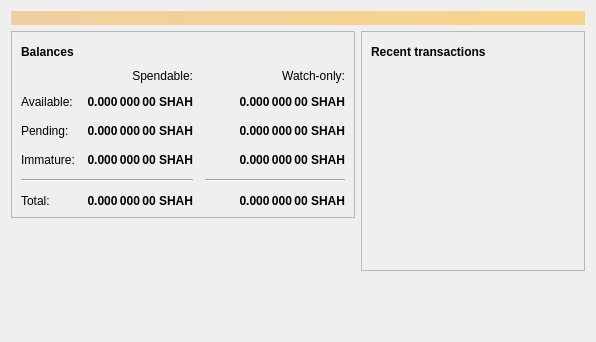
<?xml version="1.0" encoding="UTF-8"?>
<ui version="4.0">
 <class>OverviewPage</class>
 <widget class="QWidget" name="OverviewPage">
  <property name="geometry">
   <rect>
    <x>0</x>
    <y>0</y>
    <width>596</width>
    <height>342</height>
   </rect>
  </property>
  <property name="windowTitle">
   <string>Form</string>
  </property>
  <layout class="QVBoxLayout" name="topLayout">
   <item>
    <widget class="QLabel" name="labelAlerts">
     <property name="visible">
      <bool>false</bool>
     </property>
     <property name="styleSheet">
      <string notr="true">QLabel { background-color: qlineargradient(x1: 0, y1: 0, x2: 1, y2: 0, stop:0 #F0D0A0, stop:1 #F8D488); color:#000000; }</string>
     </property>
     <property name="wordWrap">
      <bool>true</bool>
     </property>
     <property name="margin">
      <number>3</number>
     </property>
     <property name="textInteractionFlags">
      <set>Qt::TextSelectableByMouse</set>
     </property>
    </widget>
   </item>
   <item>
    <layout class="QHBoxLayout" name="horizontalLayout" stretch="1,1">
     <item>
      <layout class="QVBoxLayout" name="verticalLayout_2">
       <item>
        <widget class="QFrame" name="frame">
         <property name="frameShape">
          <enum>QFrame::StyledPanel</enum>
         </property>
         <property name="frameShadow">
          <enum>QFrame::Raised</enum>
         </property>
         <layout class="QVBoxLayout" name="verticalLayout_4">
          <item>
           <layout class="QHBoxLayout" name="horizontalLayout_4">
            <item>
             <widget class="QLabel" name="label_5">
              <property name="font">
               <font>
                <weight>75</weight>
                <bold>true</bold>
               </font>
              </property>
              <property name="text">
               <string>Balances</string>
              </property>
             </widget>
            </item>
            <item>
             <widget class="QPushButton" name="labelWalletStatus">
              <property name="enabled">
               <bool>true</bool>
              </property>
              <property name="maximumSize">
               <size>
                <width>30</width>
                <height>16777215</height>
               </size>
              </property>
              <property name="toolTip">
               <string>The displayed information may be out of date. Your wallet automatically synchronizes with the Shahcoin network after a connection is established, but this process has not completed yet.</string>
              </property>
              <property name="text">
               <string/>
              </property>
              <property name="icon">
               <iconset resource="../bitcoin.qrc">
                <normaloff>:/icons/warning</normaloff>
                <disabledoff>:/icons/warning</disabledoff>:/icons/warning</iconset>
              </property>
              <property name="iconSize">
               <size>
                <width>24</width>
                <height>24</height>
               </size>
              </property>
              <property name="flat">
               <bool>true</bool>
              </property>
             </widget>
            </item>
            <item>
             <spacer name="horizontalSpacer_3">
              <property name="orientation">
               <enum>Qt::Horizontal</enum>
              </property>
              <property name="sizeHint" stdset="0">
               <size>
                <width>40</width>
                <height>20</height>
               </size>
              </property>
             </spacer>
            </item>
           </layout>
          </item>
          <item>
           <layout class="QGridLayout" name="gridLayout">
            <property name="spacing">
             <number>12</number>
            </property>
            <item row="2" column="2">
             <widget class="QLabel" name="labelWatchPending">
              <property name="font">
               <font>
                <weight>75</weight>
                <bold>true</bold>
               </font>
              </property>
              <property name="cursor">
               <cursorShape>IBeamCursor</cursorShape>
              </property>
              <property name="toolTip">
               <string>Unconfirmed transactions to watch-only addresses</string>
              </property>
              <property name="text">
               <string notr="true">0.000 000 00 SHAH</string>
              </property>
              <property name="alignment">
               <set>Qt::AlignRight|Qt::AlignTrailing|Qt::AlignVCenter</set>
              </property>
              <property name="textInteractionFlags">
               <set>Qt::LinksAccessibleByMouse|Qt::TextSelectableByKeyboard|Qt::TextSelectableByMouse</set>
              </property>
             </widget>
            </item>
            <item row="2" column="1">
             <widget class="QLabel" name="labelUnconfirmed">
              <property name="font">
               <font>
                <weight>75</weight>
                <bold>true</bold>
               </font>
              </property>
              <property name="cursor">
               <cursorShape>IBeamCursor</cursorShape>
              </property>
              <property name="toolTip">
               <string>Total of transactions that have yet to be confirmed, and do not yet count toward the spendable balance</string>
              </property>
              <property name="text">
               <string notr="true">0.000 000 00 SHAH</string>
              </property>
              <property name="alignment">
               <set>Qt::AlignRight|Qt::AlignTrailing|Qt::AlignVCenter</set>
              </property>
              <property name="textInteractionFlags">
               <set>Qt::LinksAccessibleByMouse|Qt::TextSelectableByKeyboard|Qt::TextSelectableByMouse</set>
              </property>
             </widget>
            </item>
            <item row="3" column="2">
             <widget class="QLabel" name="labelWatchImmature">
              <property name="font">
               <font>
                <weight>75</weight>
                <bold>true</bold>
               </font>
              </property>
              <property name="cursor">
               <cursorShape>IBeamCursor</cursorShape>
              </property>
              <property name="toolTip">
               <string>Mined balance in watch-only addresses that has not yet matured</string>
              </property>
              <property name="text">
               <string notr="true">0.000 000 00 SHAH</string>
              </property>
              <property name="alignment">
               <set>Qt::AlignRight|Qt::AlignTrailing|Qt::AlignVCenter</set>
              </property>
              <property name="textInteractionFlags">
               <set>Qt::LinksAccessibleByMouse|Qt::TextSelectableByKeyboard|Qt::TextSelectableByMouse</set>
              </property>
             </widget>
            </item>
            <item row="4" column="0" colspan="2">
             <widget class="Line" name="line">
              <property name="orientation">
               <enum>Qt::Horizontal</enum>
              </property>
             </widget>
            </item>
            <item row="4" column="2">
             <widget class="Line" name="lineWatchBalance">
              <property name="sizePolicy">
               <sizepolicy hsizetype="Preferred" vsizetype="Fixed">
                <horstretch>0</horstretch>
                <verstretch>0</verstretch>
               </sizepolicy>
              </property>
              <property name="minimumSize">
               <size>
                <width>140</width>
                <height>0</height>
               </size>
              </property>
              <property name="orientation">
               <enum>Qt::Horizontal</enum>
              </property>
             </widget>
            </item>
            <item row="5" column="0">
             <widget class="QLabel" name="labelTotalText">
              <property name="text">
               <string>Total:</string>
              </property>
             </widget>
            </item>
            <item row="3" column="1">
             <widget class="QLabel" name="labelImmature">
              <property name="font">
               <font>
                <weight>75</weight>
                <bold>true</bold>
               </font>
              </property>
              <property name="cursor">
               <cursorShape>IBeamCursor</cursorShape>
              </property>
              <property name="toolTip">
               <string>Mined balance that has not yet matured</string>
              </property>
              <property name="text">
               <string notr="true">0.000 000 00 SHAH</string>
              </property>
              <property name="alignment">
               <set>Qt::AlignRight|Qt::AlignTrailing|Qt::AlignVCenter</set>
              </property>
              <property name="textInteractionFlags">
               <set>Qt::LinksAccessibleByMouse|Qt::TextSelectableByKeyboard|Qt::TextSelectableByMouse</set>
              </property>
             </widget>
            </item>
            <item row="2" column="3">
             <spacer name="horizontalSpacer_2">
              <property name="orientation">
               <enum>Qt::Horizontal</enum>
              </property>
              <property name="sizeHint" stdset="0">
               <size>
                <width>40</width>
                <height>20</height>
               </size>
              </property>
             </spacer>
            </item>
            <item row="3" column="0">
             <widget class="QLabel" name="labelImmatureText">
              <property name="text">
               <string>Immature:</string>
              </property>
             </widget>
            </item>
            <item row="5" column="1">
             <widget class="QLabel" name="labelTotal">
              <property name="font">
               <font>
                <weight>75</weight>
                <bold>true</bold>
               </font>
              </property>
              <property name="cursor">
               <cursorShape>IBeamCursor</cursorShape>
              </property>
              <property name="toolTip">
               <string>Your current total balance</string>
              </property>
              <property name="text">
               <string notr="true">0.000 000 00 SHAH</string>
              </property>
              <property name="alignment">
               <set>Qt::AlignRight|Qt::AlignTrailing|Qt::AlignVCenter</set>
              </property>
              <property name="textInteractionFlags">
               <set>Qt::LinksAccessibleByMouse|Qt::TextSelectableByKeyboard|Qt::TextSelectableByMouse</set>
              </property>
             </widget>
            </item>
            <item row="5" column="2">
             <widget class="QLabel" name="labelWatchTotal">
              <property name="font">
               <font>
                <weight>75</weight>
                <bold>true</bold>
               </font>
              </property>
              <property name="cursor">
               <cursorShape>IBeamCursor</cursorShape>
              </property>
              <property name="toolTip">
               <string>Current total balance in watch-only addresses</string>
              </property>
              <property name="text">
               <string notr="true">0.000 000 00 SHAH</string>
              </property>
              <property name="alignment">
               <set>Qt::AlignRight|Qt::AlignTrailing|Qt::AlignVCenter</set>
              </property>
              <property name="textInteractionFlags">
               <set>Qt::LinksAccessibleByMouse|Qt::TextSelectableByKeyboard|Qt::TextSelectableByMouse</set>
              </property>
             </widget>
            </item>
            <item row="0" column="2">
             <widget class="QLabel" name="labelWatchonly">
              <property name="text">
               <string>Watch-only:</string>
              </property>
              <property name="alignment">
               <set>Qt::AlignRight|Qt::AlignTrailing|Qt::AlignVCenter</set>
              </property>
             </widget>
            </item>
            <item row="1" column="0">
             <widget class="QLabel" name="labelBalanceText">
              <property name="text">
               <string>Available:</string>
              </property>
             </widget>
            </item>
            <item row="1" column="1">
             <widget class="QLabel" name="labelBalance">
              <property name="font">
               <font>
                <weight>75</weight>
                <bold>true</bold>
               </font>
              </property>
              <property name="cursor">
               <cursorShape>IBeamCursor</cursorShape>
              </property>
              <property name="toolTip">
               <string>Your current spendable balance</string>
              </property>
              <property name="text">
               <string notr="true">0.000 000 00 SHAH</string>
              </property>
              <property name="alignment">
               <set>Qt::AlignRight|Qt::AlignTrailing|Qt::AlignVCenter</set>
              </property>
              <property name="textInteractionFlags">
               <set>Qt::LinksAccessibleByMouse|Qt::TextSelectableByKeyboard|Qt::TextSelectableByMouse</set>
              </property>
             </widget>
            </item>
            <item row="1" column="2">
             <widget class="QLabel" name="labelWatchAvailable">
              <property name="font">
               <font>
                <weight>75</weight>
                <bold>true</bold>
               </font>
              </property>
              <property name="cursor">
               <cursorShape>IBeamCursor</cursorShape>
              </property>
              <property name="toolTip">
               <string>Your current balance in watch-only addresses</string>
              </property>
              <property name="text">
               <string notr="true">0.000 000 00 SHAH</string>
              </property>
              <property name="alignment">
               <set>Qt::AlignRight|Qt::AlignTrailing|Qt::AlignVCenter</set>
              </property>
              <property name="textInteractionFlags">
               <set>Qt::LinksAccessibleByMouse|Qt::TextSelectableByKeyboard|Qt::TextSelectableByMouse</set>
              </property>
             </widget>
            </item>
            <item row="2" column="0">
             <widget class="QLabel" name="labelPendingText">
              <property name="text">
               <string>Pending:</string>
              </property>
             </widget>
            </item>
            <item row="0" column="1">
             <widget class="QLabel" name="labelSpendable">
              <property name="text">
               <string>Spendable:</string>
              </property>
              <property name="alignment">
               <set>Qt::AlignRight|Qt::AlignTrailing|Qt::AlignVCenter</set>
              </property>
             </widget>
            </item>
           </layout>
          </item>
         </layout>
        </widget>
       </item>
       <item>
        <spacer name="verticalSpacer">
         <property name="orientation">
          <enum>Qt::Vertical</enum>
         </property>
         <property name="sizeHint" stdset="0">
          <size>
           <width>20</width>
           <height>40</height>
          </size>
         </property>
        </spacer>
       </item>
      </layout>
     </item>
     <item>
      <layout class="QVBoxLayout" name="verticalLayout_3">
       <item>
        <widget class="QFrame" name="frame_2">
         <property name="frameShape">
          <enum>QFrame::StyledPanel</enum>
         </property>
         <property name="frameShadow">
          <enum>QFrame::Raised</enum>
         </property>
         <layout class="QVBoxLayout" name="verticalLayout">
          <item>
           <layout class="QHBoxLayout" name="horizontalLayout_2">
            <item>
             <widget class="QLabel" name="label_4">
              <property name="font">
               <font>
                <weight>75</weight>
                <bold>true</bold>
               </font>
              </property>
              <property name="text">
               <string>Recent transactions</string>
              </property>
             </widget>
            </item>
            <item>
             <widget class="QPushButton" name="labelTransactionsStatus">
              <property name="enabled">
               <bool>true</bool>
              </property>
              <property name="maximumSize">
               <size>
                <width>30</width>
                <height>16777215</height>
               </size>
              </property>
              <property name="toolTip">
               <string>The displayed information may be out of date. Your wallet automatically synchronizes with the Shahcoin network after a connection is established, but this process has not completed yet.</string>
              </property>
              <property name="text">
               <string/>
              </property>
              <property name="icon">
               <iconset resource="../bitcoin.qrc">
                <normaloff>:/icons/warning</normaloff>
                <disabledoff>:/icons/warning</disabledoff>:/icons/warning</iconset>
              </property>
              <property name="iconSize">
               <size>
                <width>24</width>
                <height>24</height>
               </size>
              </property>
              <property name="flat">
               <bool>true</bool>
              </property>
             </widget>
            </item>
            <item>
             <spacer name="horizontalSpacer">
              <property name="orientation">
               <enum>Qt::Horizontal</enum>
              </property>
              <property name="sizeHint" stdset="0">
               <size>
                <width>40</width>
                <height>20</height>
               </size>
              </property>
             </spacer>
            </item>
           </layout>
          </item>
          <item>
           <widget class="QListView" name="listTransactions">
            <property name="styleSheet">
             <string notr="true">QListView { background: transparent; }</string>
            </property>
            <property name="frameShape">
             <enum>QFrame::NoFrame</enum>
            </property>
            <property name="verticalScrollBarPolicy">
             <enum>Qt::ScrollBarAlwaysOff</enum>
            </property>
            <property name="horizontalScrollBarPolicy">
             <enum>Qt::ScrollBarAlwaysOff</enum>
            </property>
            <property name="selectionMode">
             <enum>QAbstractItemView::NoSelection</enum>
            </property>
           </widget>
          </item>
         </layout>
        </widget>
       </item>
       <item>
        <spacer name="verticalSpacer_2">
         <property name="orientation">
          <enum>Qt::Vertical</enum>
         </property>
         <property name="sizeHint" stdset="0">
          <size>
           <width>20</width>
           <height>40</height>
          </size>
         </property>
        </spacer>
       </item>
      </layout>
     </item>
    </layout>
   </item>
  </layout>
 </widget>
 <resources/>
 <connections/>
</ui>
